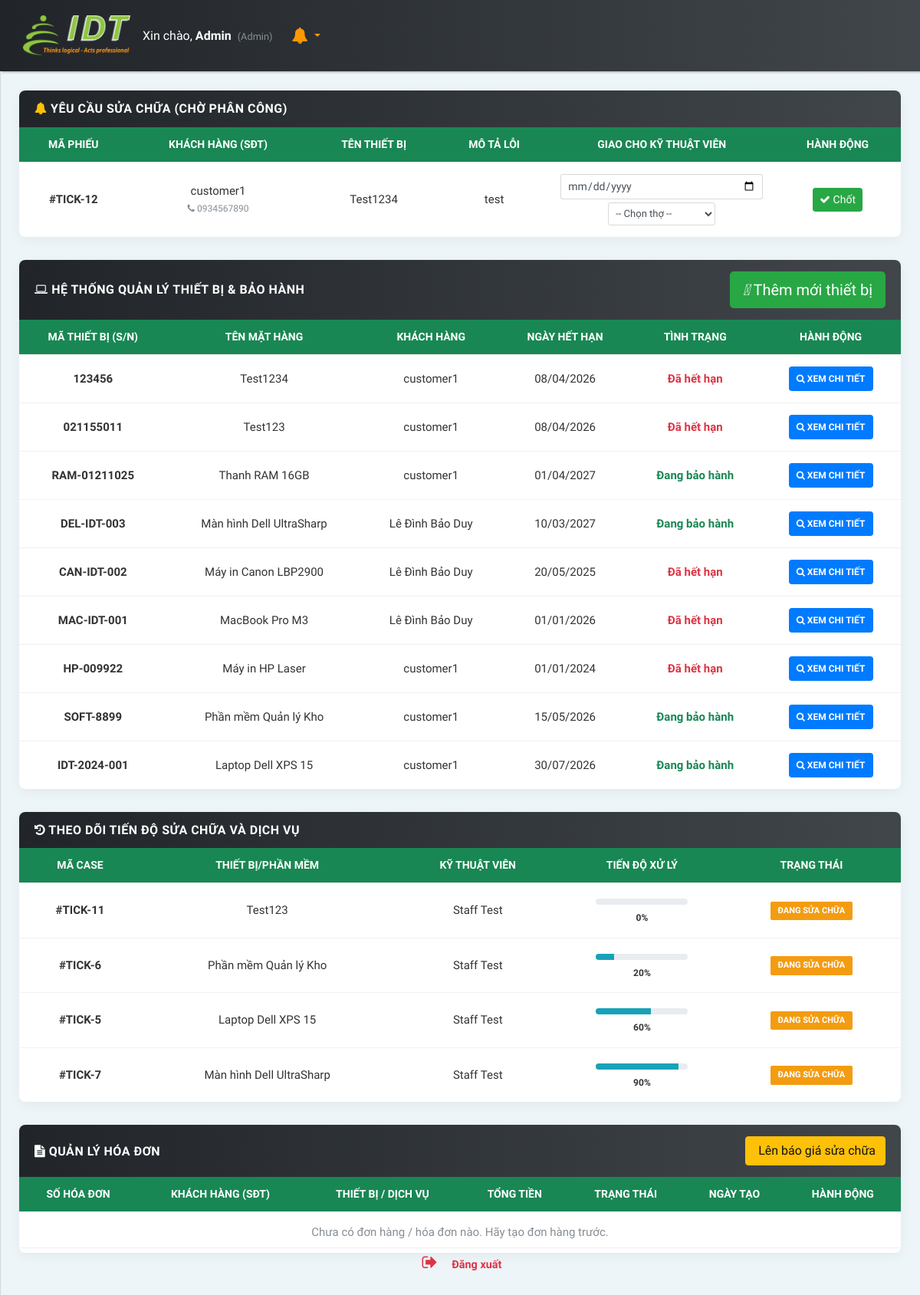
The app's page /frontend/admin/quanly.php (signed in) with its own data.
### tables this page shows
CREATE TABLE `repair_tickets` (
  `id` int(11) NOT NULL,
  `device_id` int(11) NOT NULL,
  `customer_id` int(11) NOT NULL,
  `assigned_to` int(11) DEFAULT NULL,
  `user_id` int(11) DEFAULT NULL,
  `received_date` date DEFAULT NULL,
  `assigned_date` date DEFAULT NULL,
  `due_date` date DEFAULT NULL,
  `description` text DEFAULT NULL,
  `status` enum('pending','repairing','completed','cancelled') DEFAULT 'pending',
  `progress` int(3) NOT NULL DEFAULT 0,
  `created_at` timestamp NOT NULL DEFAULT current_timestamp(),
  `updated_at` timestamp NOT NULL DEFAULT current_timestamp() ON UPDATE current_timestamp()
);

CREATE TABLE `customers` (
  `id` int(11) NOT NULL,
  `name` varchar(150) NOT NULL,
  `phone` varchar(50) DEFAULT NULL,
  `email` varchar(150) NOT NULL,
  `password` varchar(255) NOT NULL,
  `address` text DEFAULT NULL,
  `created_at` timestamp NOT NULL DEFAULT current_timestamp(),
  `updated_at` timestamp NOT NULL DEFAULT current_timestamp() ON UPDATE current_timestamp()
);

CREATE TABLE `devices` (
  `id` int(11) NOT NULL,
  `name` varchar(150) NOT NULL,
  `serial_number` varchar(100) DEFAULT NULL,
  `customer_id` int(11) DEFAULT NULL,
  `type` enum('hardware','software') NOT NULL,
  `warranty_start_date` date DEFAULT NULL,
  `warranty_end_date` date DEFAULT NULL,
  `status` enum('active','expired','repairing') DEFAULT 'active',
  `created_at` timestamp NOT NULL DEFAULT current_timestamp(),
  `updated_at` timestamp NOT NULL DEFAULT current_timestamp() ON UPDATE current_timestamp()
);

CREATE TABLE `users` (
  `id` int(11) NOT NULL,
  `name` varchar(100) DEFAULT NULL,
  `email` varchar(150) DEFAULT NULL,
  `password` varchar(255) NOT NULL,
  `role` enum('admin','manager','staff') NOT NULL DEFAULT 'staff',
  `created_at` timestamp NOT NULL DEFAULT current_timestamp(),
  `updated_at` timestamp NOT NULL DEFAULT current_timestamp() ON UPDATE current_timestamp()
);

### frontend/admin/quanly.php (the view, shortened to what the rows shown need)
<?php
require_once "../../backend/config/database.php";
$currentRole = $_SESSION['role'];
$sql_pending = "SELECT rt.id, rt.received_date, rt.description, d.name as device_name, c.name as customer_name, c.phone
                FROM repair_tickets rt
                JOIN devices d ON rt.device_id = d.id
                JOIN customers c ON rt.customer_id = c.id
                WHERE rt.status = 'pending' AND rt.user_id IS NULL
                ORDER BY rt.created_at ASC";
$result_pending = mysqli_query($conn, $sql_pending);
$pending_tickets = mysqli_fetch_all($result_pending, MYSQLI_ASSOC);
$sql_all_devices = "SELECT d.*, c.name as customer_name
                    FROM devices d
                    LEFT JOIN customers c ON d.customer_id = c.id
                    ORDER BY d.id DESC";
$result_devices = mysqli_query($conn, $sql_all_devices);
$all_devices = mysqli_fetch_all($result_devices, MYSQLI_ASSOC);
$sql_ongoing = "SELECT rt.*, d.name as device_name, u.name as staff_name
                FROM repair_tickets rt
                JOIN devices d ON rt.device_id = d.id
                LEFT JOIN users u ON rt.user_id = u.id
                WHERE rt.status IN ('pending', 'repairing') AND rt.user_id IS NOT NULL
                ORDER BY rt.updated_at DESC";
$result_ongoing = mysqli_query($conn, $sql_ongoing);
$ongoing_tickets = mysqli_fetch_all($result_ongoing, MYSQLI_ASSOC);
?>
<!DOCTYPE html>
<html lang="vi">
<head>
    <link rel="stylesheet" href="css/bootstrap.min.css">
    <link rel="stylesheet" href="font-awesome-4.7.0/css/font-awesome.min.css">
    <link rel="stylesheet" href="css/font-icon-style.css">
    <link rel="stylesheet" href="css/style.default.css" id="theme-stylesheet">
    <link rel="stylesheet" href="css/ui-elements/card.css">
    <link rel="stylesheet" href="css/style.css">
    <link rel="stylesheet" href="path/to/font-awesome/css/font-awesome.min.css">
</head>
<body>
<div class="page">
    <div class="page-content d-flex align-items-stretch">
        <div class="content-inner">
            <div class="row" id="report-pending">
                <div class="col-md-12">
                    <div class="card card-idt-main">
                        <div class="card-body no-padding">
                            <div class="table-responsive">
                                <table class="table idt-table-report table-hover">
                                    <thead>
                                        <tr>
                                            <th class="text-center">Mã Phiếu</th>
                                            <th class="text-center">Khách hàng (SĐT)</th>
                                            <th class="text-center">Tên Thiết bị</th>
                                            <th class="text-center">Mô tả lỗi</th>
                                            <?php if (in_array($currentRole, ['admin', 'manager'])): ?>
                                            <th class="text-center">Giao cho Kỹ thuật viên</th>
                                            <th class="text-center">Hành Động</th>
                                            <?php endif; ?>
                                        </tr>
                                    </thead>
                                    <tbody>
                                        <?php if (empty($pending_tickets)): ?>
                                            <tr><td colspan="6" class="text-center text-muted py-4">Tuyệt vời! Hiện không có yêu cầu nào đang tồn đọng.</td></tr>
                                        <?php else: ?>
                                            <?php foreach ($pending_tickets as $tick): ?>
                                            <tr>
                                                <td class="text-center"><strong>#TICK-<?= $tick['id'] ?></strong></td>
                                                <td class="text-center">
                                                    <?= htmlspecialchars($tick['customer_name']) ?><br>
                                                    <small class="text-muted"><i class="fa fa-phone"></i> <?= htmlspecialchars($tick['phone'] ?? 'Không có') ?></small>
                                                </td>
                                                <td class="text-center"><?= htmlspecialchars($tick['device_name']) ?></td>
                                                <td class="text-center"><?= htmlspecialchars($tick['description']) ?></td>
                                                <?php if (in_array($currentRole, ['admin', 'manager'])): ?>
                                                <td class="text-center">
                                                    <input type="date" class="form-control form-control-sm mb-1" id="due_date_<?= $tick['id'] ?>"
                                                           min="<?= date('Y-m-d') ?>" placeholder="Hạn hoàn thành">
                                                    <select class="form-control form-control-sm" id="staff_assign_<?= $tick['id'] ?>">
                                                        <option value="">-- Chọn thợ --</option>
                                                    </select>
                                                </td>
                                                <td class="text-center action-col">
                                                    <button class="btn btn-sm btn-success" onclick="assignTicket(<?= $tick['id'] ?>)">
                                                        <i class="fa fa-check"></i> Chốt
                                                    </button>
                                                </td>
                                                <?php endif; ?>
                                            </tr>
                                            <?php endforeach; ?>
                                        <?php endif; ?>
                                    </tbody>
                                </table>
                            </div>
                        </div>
                    </div>
                </div>
            </div>
            <div class="row" id="report1">
                <div class="col-md-12">
                    <div class="card card-idt-main">
                        <div class="card-body no-padding">
                            <div class="table-responsive">
                                <table class="table idt-table-report table-hover">
                                    <thead>
                                        <tr>
                                            <th class="text-center">Mã Thiết Bị (S/N)</th>
                                            <th class="text-center">Tên Mặt Hàng</th>
                                            <th class="text-center">Khách Hàng</th>
                                            <th class="text-center">Ngày Hết Hạn</th>
                                            <th class="text-center">Tình Trạng</th>
                                            <th class="text-center">Hành Động</th>
                                        </tr>
                                    </thead>
                                    <tbody>
                                        <?php foreach ($all_devices as $dev):
                                            $end_date = strtotime($dev['warranty_end_date']);
                                            $days_left = ($end_date - time()) / 86400;
                                            $status_class = "text-status-good"; $status_text = "Đang bảo hành";
                                            if ($days_left < 0) { $status_class = "text-status-expired"; $status_text = "Đã hết hạn"; }
                                            elseif ($days_left <= 30) { $status_class = "text-status-warning"; $status_text = "Sắp hết hạn"; }
                                        ?>
                                        <tr>
                                            <td class="text-center"><strong><?= htmlspecialchars($dev['serial_number']) ?></strong></td>
                                            <td class="text-center"><?= htmlspecialchars($dev['name']) ?></td>
                                            <td class="text-center"><?= htmlspecialchars($dev['customer_name'] ?? 'Chưa gán') ?></td>
                                            <td class="text-center"><?= $end_date ? date('d/m/Y', $end_date) : '—' ?></td>
                                            <td class="text-center"><span class="<?= $status_class ?>"><?= $status_text ?></span></td>
                                            <td class="text-center action-col">
                                                <button class="btn-idt-fixed btn-blue" onclick="viewDeviceDetail(<?= $dev['id'] ?>)">
                                                    <i class="fa fa-search"></i> Xem chi tiết
                                                </button>
                                            </td>
                                        </tr>
                                        <?php endforeach; ?>
                                    </tbody>
                                </table>
                            </div>
                        </div>
                    </div>
                </div>
            </div>
            <div class="row" id="report3">
                <div class="col-md-12">
                    <div class="card card-idt-main">
                        <div class="card-body no-padding">
                            <div class="table-responsive">
                                <table class="table idt-table-report table-hover">
                                    <thead>
                                        <tr>
                                            <th class="text-center">Mã Case</th>
                                            <th class="text-center">Thiết bị/Phần mềm</th>
                                            <th class="text-center">Kỹ thuật viên</th>
                                            <th class="text-center">Tiến độ xử lý</th>
                                            <th class="text-center">Trạng thái</th>
                                        </tr>
                                    </thead>
                                    <tbody>
                                        <?php if (empty($ongoing_tickets)): ?>
                                            <tr><td colspan="5" class="text-center text-muted py-4">Không có phiếu nào đang xử lý.</td></tr>
                                        <?php else: ?>
                                            <?php foreach ($ongoing_tickets as $tick): ?>
                                            <tr>
                                                <td class="text-center"><strong>#TICK-<?= $tick['id'] ?></strong></td>
                                                <td class="text-center"><?= htmlspecialchars($tick['device_name']) ?></td>
                                                <td class="text-center"><?= htmlspecialchars($tick['staff_name'] ?? 'Chờ phân công') ?></td>
                                                <td class="align-middle">
                                                    <div class="progress idt-progress-bar" style="margin-bottom: 5px;">
                                                        <div class="progress-bar bg-info" style="width: <?= $tick['progress'] ?>%;"></div>
                                                    </div>
                                                    <div class="text-center"><small class="font-weight-bold"><?= $tick['progress'] ?>%</small></div>
                                                </td>
                                                <td class="text-center action-col">
                                                    <?php
                                                        $btn_class = ($tick['status'] == 'repairing') ? 'btn-warning-idt' : 'btn-info-idt';
                                                        $status_txt = ($tick['status'] == 'repairing') ? 'Đang sửa chữa' : 'Chờ xử lý';
                                                    ?>
                                                    <span class="status-btn <?= $btn_class ?>"><?= $status_txt ?></span>
                                                </td>
                                            </tr>
                                            <?php endforeach; ?>
                                        <?php endif; ?>
                                    </tbody>
                                </table>
                            </div>
                        </div>
                    </div>
                </div>
            </div>
            <div class="row" id="report4">
    <div class="col-md-12">
        <div class="card card-idt-main">
            <div class="card-body no-padding">
                <div class="table-responsive">
                    <table class="table idt-table-report table-hover">
                        <thead>
                            <tr>
                                <th class="text-center">Số Hóa Đơn</th>
                                <th class="text-center">Khách hàng (SĐT)</th>
                                <th class="text-center">Thiết bị / Dịch vụ</th>
                                <th class="text-center">Tổng tiền</th>
                                <th class="text-center">Trạng thái</th>
                                <th class="text-center">Ngày tạo</th>
                                <th class="text-center">Hành Động</th>
                            </tr>
                        </thead>
                    </table>
                </div>
            </div>
        </div>
    </div>
</div>
        </div>
    </div>
</div>
</body>
</html>

### records on screen
repair_tickets: id "12", customer.name "customer1", customer.phone "0934567890", device.name "Test1234", description "test"
devices: serial_number "123456", name "Test1234", customer.name "customer1", warranty_end_date "08/04/2026", warranty_end_date "Đã hết hạn"
devices: serial_number "021155011", name "Test123", customer.name "customer1", warranty_end_date "08/04/2026", warranty_end_date "Đã hết hạn"
devices: serial_number "RAM-01211025", name "Thanh RAM 16GB", customer.name "customer1", warranty_end_date "01/04/2027", status_text "Đang bảo hành"
devices: serial_number "DEL-IDT-003", name "Màn hình Dell UltraSharp", customer.name "Lê Đình Bảo Duy", warranty_end_date "10/03/2027", status_text "Đang bảo hành"
devices: serial_number "CAN-IDT-002", name "Máy in Canon LBP2900", customer.name "Lê Đình Bảo Duy", warranty_end_date "20/05/2025", warranty_end_date "Đã hết hạn"
devices: serial_number "MAC-IDT-001", name "MacBook Pro M3", customer.name "Lê Đình Bảo Duy", warranty_end_date "01/01/2026", warranty_end_date "Đã hết hạn"
devices: serial_number "HP-009922", name "Máy in HP Laser", customer.name "customer1", warranty_end_date "01/01/2024", warranty_end_date "Đã hết hạn"
devices: serial_number "SOFT-8899", name "Phần mềm Quản lý Kho", customer.name "customer1", warranty_end_date "15/05/2026", status_text "Đang bảo hành"
devices: serial_number "IDT-2024-001", name "Laptop Dell XPS 15", customer.name "customer1", warranty_end_date "30/07/2026", status_text "Đang bảo hành"
repair_tickets: id "11", device.name "Test123", user.name "Staff Test", progress "0", status "ĐANG SỬA CHỮA"
repair_tickets: id "6", device.name "Phần mềm Quản lý Kho", user.name "Staff Test", progress "20", status "ĐANG SỬA CHỮA"
repair_tickets: id "5", device.name "Laptop Dell XPS 15", assigned_to.name "Staff Test", progress "60", status "ĐANG SỬA CHỮA"
repair_tickets: id "7", device.name "Màn hình Dell UltraSharp", assigned_to.name "Staff Test", progress "90", status "ĐANG SỬA CHỮA"

### other values on screen
$_SESSION['name'] "Admin"
$roleLabel[$currentRole] "Admin"
